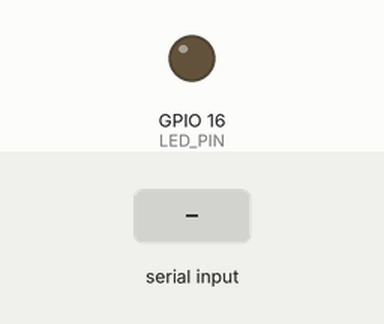
This sketch was run on a simulated ESP32. Shown: output pins drawn as LEDs (lit = HIGH). The inputs (shaded band) are chosen by the test bench. What the sketch prints to the serial monitor is not drawn.

Above: at 2.2 s.
2.3 s: byte 30 received over Serial
At 4.0 s:
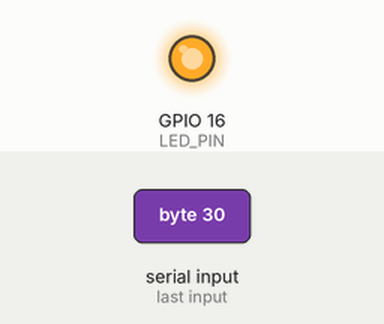
4.3 s: byte 90 received over Serial
5.8 s: byte 120 received over Serial
At 11.7 s:
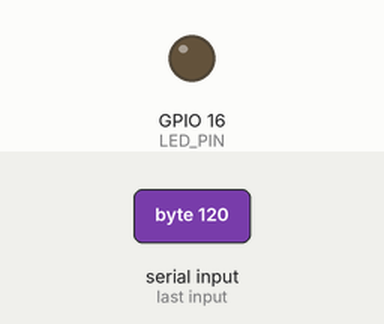
Timing chart, 0 to 13.2 s (numbered marks = the images above; inputs shaded):
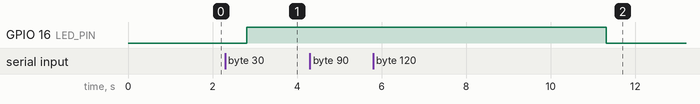

The sketch:

7_Software_Timers.ino
```cpp
// Use only core 1 for demo purposes
#if CONFIG_FREERTOS_UNICORE
  static const BaseType_t app_cpu = 0;
#else
  static const BaseType_t app_cpu = 1;
#endif

// Pins
#define LED_PIN         16

// PWM params (reference: https://randomnerdtutorials.com/esp32-pwm-arduino-ide/)
#define FREQUENCY       5000 // PWM signal frequency
#define LED_CHANNEL     0    // PWM channel
#define RESOLUTION      8    // Signal resolution in bits (8 --> [0, 255])

// Globals
static uint8_t led_state = 0;         // Flag for LED state
static TimerHandle_t timer_h = NULL;  // Timer handle

void timer_callback(TimerHandle_t timer_h){
  // Turn OFF LED
  led_state = 0;
}

// CLI
void CLI(void *parameters) {
  pinMode(LED_PIN, OUTPUT);

  // Var to control how many times to do the fading
  // (obviously once, if configured to be more, there'll be a breathing effect)
  uint8_t once_ = 0;

  while(1){
    if(Serial.available()>0){
      // Read char and echo it back, note that this requires a serial terminal like putty)
      char c = Serial.read();
      Serial.print(c);

      // Turn ON LED and start counting
      led_state = 1;
      xTimerStart(timer_h, portMAX_DELAY);
    }
    if(led_state){
      // Once we fade-off once, the for loop will go from 0 to 0 since once_ == 1
      for(int i = 0; i < (256 - 256*once_); i++){
        ledcWrite(LED_CHANNEL, i);
        vTaskDelay(2 / portTICK_PERIOD_MS);
      }
      once_ = 1;
    }
    else{
      // Once we fade-on once, the for loop will go from 0 to 0 since once_ == 0
      for(int i = 255 * once_; i >=0 ; i--){
        ledcWrite(LED_CHANNEL, i);
        vTaskDelay(2 / portTICK_PERIOD_MS);
      }
      once_ = 0;
    }
  }
  vTaskDelete(NULL);
}

void setup() {

  // Configure Serial
  Serial.begin(115200);

  // Wait a moment to start (so we don't miss Serial output)
  vTaskDelay(1000 / portTICK_PERIOD_MS);

  // Setup PWM channel
  ledcSetup(LED_CHANNEL, FREQUENCY, RESOLUTION);

  // Attach PWM channel to LED pin
  ledcAttachPin(LED_PIN, LED_CHANNEL);

  timer_h = xTimerCreate("Fade timer",              // Timer name
                         5000 / portTICK_PERIOD_MS, // Period of timer (in ticks)
                         pdTRUE,                    // Auto-reload
                         (void*)0,                  // Timer ID
                         timer_callback);           // Callback function

  if(timer_h == NULL) Serial.println("Couldn't create timer!");

  // CLI task creation
  xTaskCreatePinnedToCore(CLI,
                          "CLI",
                          1024,
                          NULL,
                          1,
                          NULL,
                          app_cpu);

  Serial.println("Write me something!");
}

void loop() {

  // Do nothing but allow yielding to lower-priority tasks
  vTaskDelay(1000 / portTICK_PERIOD_MS);
}
```

Measured:
- after the input at 2.3 s, GPIO 16 (LED_PIN): LOW → HIGH after 0.51 s
- after the input at 4.3 s, every drawn part: stays the same
- after the input at 5.8 s, GPIO 16 (LED_PIN): HIGH → LOW after 5.5 s instead of 4.0 s
